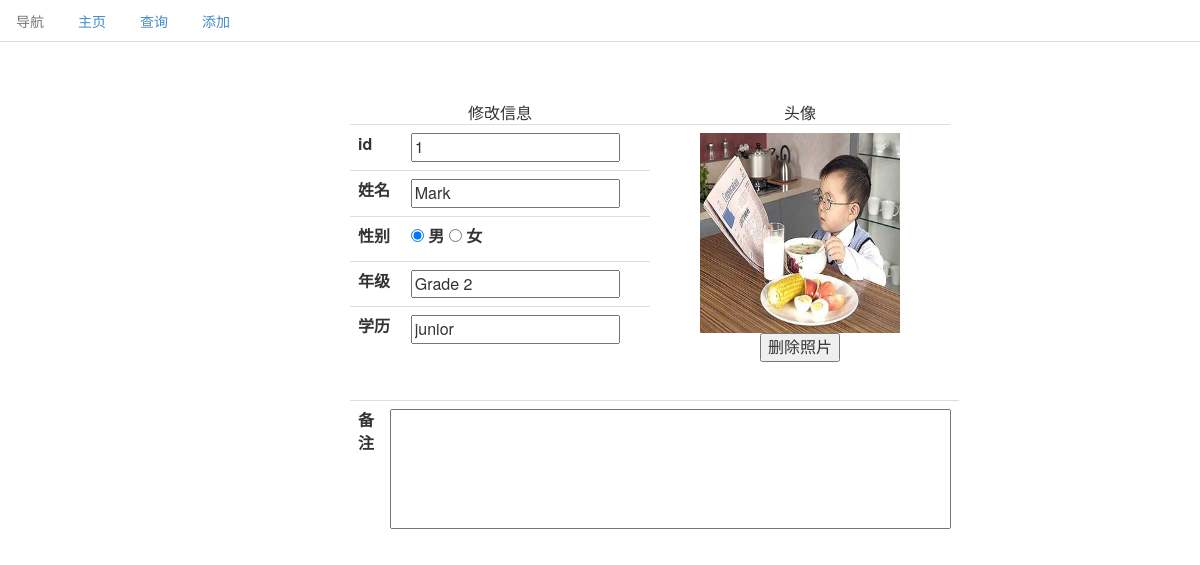
Screenshot of /info.php?user_id=1 with the database file from the repository.
### tables this page shows
CREATE TABLE IF NOT EXISTS `user_info` (
  `user_name` varchar(60) NOT NULL,
  `user_sex` varchar(10) NOT NULL,
  `user_grade` varchar(30) NOT NULL,
  `user_degree` varchar(30) DEFAULT NULL,
  `user_comment` mediumtext,
  `user_id` int(11) NOT NULL AUTO_INCREMENT,
  `user_avatar` varchar(100) DEFAULT NULL,
  PRIMARY KEY (`user_id`),
  UNIQUE KEY `unique_user_id` (`user_id`)
);

### info.php (the view, shortened to what this page needs)
<?php
$con = connectDb();
$user_id = $_GET["user_id"];
$sql = "SELECT * FROM user_info where user_id = '$user_id'";
$result = mysql_query($sql, $con) or die(mysql_error());
$row = mysql_fetch_array($result, MYSQL_ASSOC);
$user_name = $row["user_name"];
$user_sex = $row["user_sex"];
$user_grade = $row["user_grade"];
$user_degree = $row["user_degree"];
$user_comment = $row["user_comment"];
$user_avatar = $row["user_avatar"];
?>
<html>
<head>
	<link href="bootstrap/css/bootstrap.min.css" rel="stylesheet">
	<link href="mystyle.css" rel="stylesheet">
</head>
<body>
<?php include_once('head.php'); ?>
<form action="dataUpdate.php" method="post" enctype="multipart/form-data">
	<div class="form-group" id="left">
		<table class="table">
			<caption>修改信息</caption>
			<tbody>
			<tr>
				<th><label for="user_id">id</label></th>
				<td><input readonly type="text" name="user_id" id="user_id" value="<?php echo $user_id ?>"></td>
			</tr>
			<tr>
				<th><label for="user_name">姓名</label></th>
				<td><input readonly type="text" name="user_name" id="user_name" value="<?php echo $user_name ?>"></td>
			</tr>
			<tr>
				<th>性别</th>
				<td><input readonly type="radio" name="sex" id="male" <?php if ($user_sex == "male") echo("checked") ?>>
					<label for="male">男</label>
					<input readonly type="radio" name="sex" id="female" <?php if ($user_sex == "female") echo("checked") ?>>
					<label for="female">女</label>
					<input readonly type="hidden" name="user_sex"></td>
			</tr>
			<tr>
				<th><label for="user_grade">年级</label></th>
				<td><input readonly type="text" name="user_grade" id="user_grade" value="<?php echo $user_grade ?>"></td>
			</tr>
			<tr>
				<th><label for="user_degree">学历</label></th>
				<td><input readonly type="text" name="user_degree" id="user_degree" value="<?php echo $user_degree ?>"></td>
			</tr>
			</tbody>
		</table>
	</div>
	<div class="form-group" id="right">
		<table class="table">
			<caption>头像</caption>
			<tr>
				<td style="text-align: center;">
					<?php
					if ($user_avatar == "") {
						?>
						<img src="photos/default.jpg" title="暂无照片"><br/>
						<input readonly type="file" size="40" name="photo">
						<input readonly type="hidden" name="user_avatar">
					<?php
					} else {
						echo "<img src='$user_avatar' width='200' height='200' border=0 title='头像'><br/>";
						echo "<input readonly type='button' value='删除照片' onclick='delete_photo()'>";
					}
					?>
				</td>
			</tr>
		</table>
	</div>
	<div class="form-group" id="bottom">
		<table class="table">
			<tr>
				<th colspan="3"><label for="user_comment">备注</label></th>
				<td colspan="3"><textarea readonly rows="5" cols="60" name="user_comment" id="user_comment"
				                          style="resize: none;"><?php echo $user_comment ?></textarea>
				</td>
			</tr>
		</table>
	</div>
</form>
</body>
</html>

### mystyle.css (style rules this page uses)
#left { position: absolute; left: 350px; top: 100px; bottom: 400px; width: 300px; }
#right { position: absolute; left: 650px; top: 100px; bottom: 400px; width: 300px; }
#bottom { position: absolute; left: 350px; top: 400px; bottom: 10%; width: 600px; }

### rows the page displays
user_info: user_name "Mark", user_sex "☑ 男", user_sex "☐ 女", user_grade "Grade 2", user_degree "junior", user_avatar (picture)
